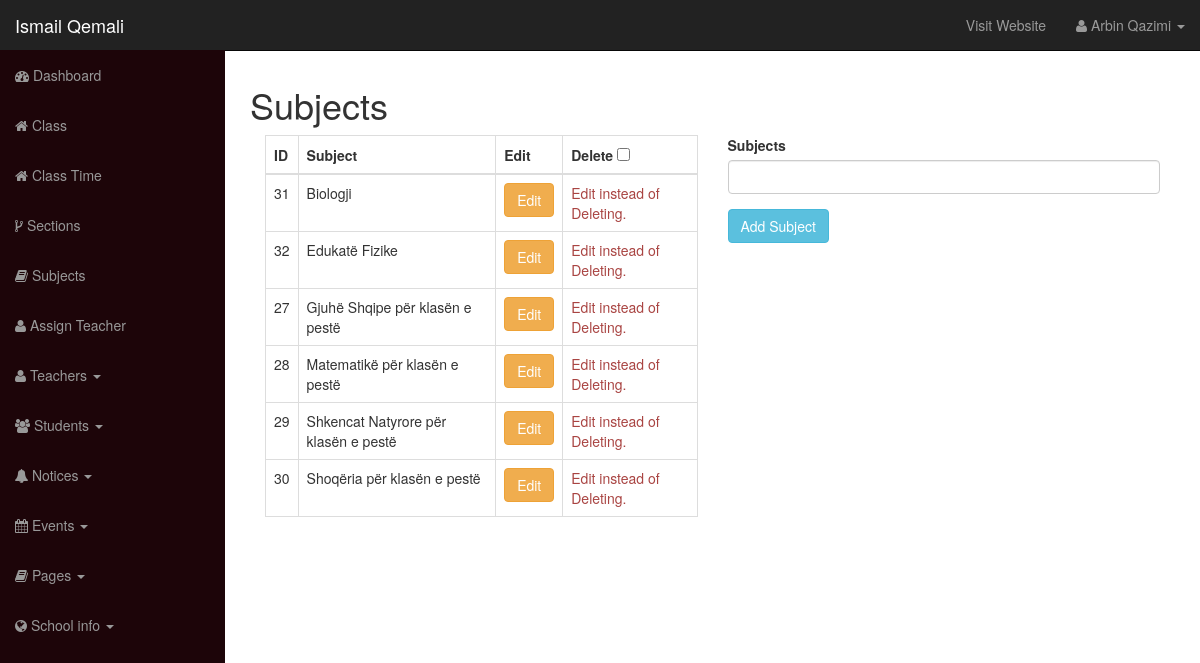
Before: /school-admin/subjects.php (signed in) with the older database file.
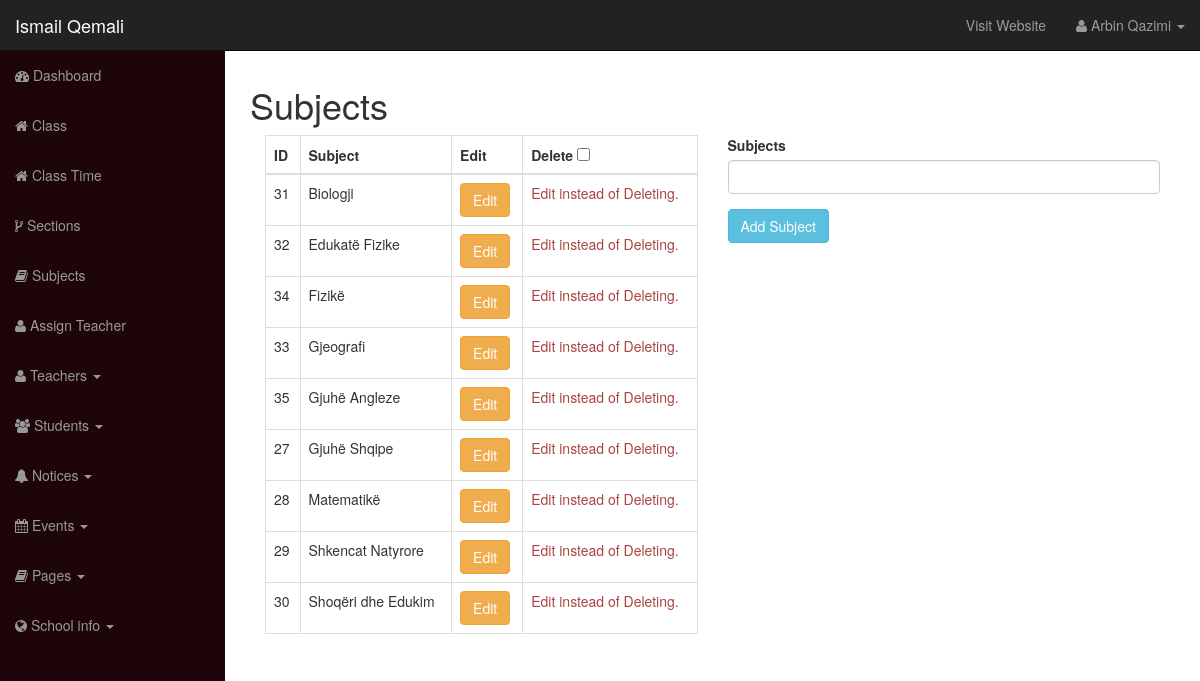
After: the same page with the newer database file.
### tables this page shows
CREATE TABLE `subjects` (
  `id` int(5) NOT NULL,
  `subject` varchar(255) DEFAULT NULL
);

### school-admin/subjects.php (the view, shortened to what this page needs)
<?php require_once "includes/header.php"; ?>
	<h1>Subjects</h1>
		<div class="row">
			<div class="col-md-12">
				<div class="col-md-6">
					<table class="table table-bordered">
						<thead>
							<tr>
								<th>ID</th>
								<th>Subject</th>
								<th>Edit</th>
								<th>Delete <input type="checkbox" class="delete-modify"></th>
							</tr>
						</thead>
						<tbody>
							<?php
								$query = "SELECT * FROM subjects ORDER BY subject ASC";
								$result = mysqli_query($conn, $query);
								while ($row = mysqli_fetch_assoc($result)) {
									echo "<tr>";
									echo "<td>".$row['id']."</td>";
									echo "<td>".$row['subject']."</td>";
									echo "<td><a href='subjects.php?edit_subject=".$row['id']."' class='btn btn-warning'>Edit</a></td>";
									echo "<td><a href='subjects.php?delete_subject=".$row['id']."' class='btn btn-danger delete-hidden'>Delete</a><span class='text-danger shwo-text'>Edit instead of Deleting.</span></td>";
									echo "</tr>";
								}
							?>
						</tbody>
					</table>
				</div>
				<?php if(isset($_GET['edit_subject'])) { ?>
				<div class="col-md-6">
					<?php update_subject($_GET['edit_subject']); ?>
					<?php
						$subject = $_GET['edit_subject'];
						$query2 = "SELECT * FROM subjects WHERE id=$subject";
						$result2 = mysqli_query($conn, $query2);
						$row2 = mysqli_fetch_assoc($result2);
					?>
					<form action="" method="post">
						<div class="form-group">
							<label for="">Update Subject</label>
							<input type="text" name="subject" class="form-control" value="<?php echo $row2['subject']; ?>">
						</div>
						<div class="form-group">
							<input type="submit" name="subject_update_submit" value="Update Subject" class="btn btn-warning">
						</div>
					</form>
				</div>
				<?php } else { ?>
				<div class="col-md-6">
					<form action="" method="post">
						<div class="form-group">
							<label for="">Subjects</label>
							<input type="text" name="subject" class="form-control">
						</div>
						<div class="form-group">
							<input type="submit" name="subject_submit" value="Add Subject" class="btn btn-info">
						</div>
					</form>
				</div>
				<?php } ?>
			</div>
		</div>
<?php require_once "includes/footer.php"; ?>

Changed rows visible on the page:
added subjects: id "34", subject "Fizikë"
added subjects: id "33", subject "Gjeografi"
added subjects: id "35", subject "Gjuhë Angleze"
changed subjects id 27: subject "Gjuhë Shqipe për klasën e pestë" → "Gjuhë Shqipe"
changed subjects id 28: subject "Matematikë për klasën e pestë" → "Matematikë"
changed subjects id 29: subject "Shkencat Natyrore për klasën e pestë" → "Shkencat Natyrore"
changed subjects id 30: subject "Shoqëria për klasën e pestë" → "Shoqëri dhe Edukim"
